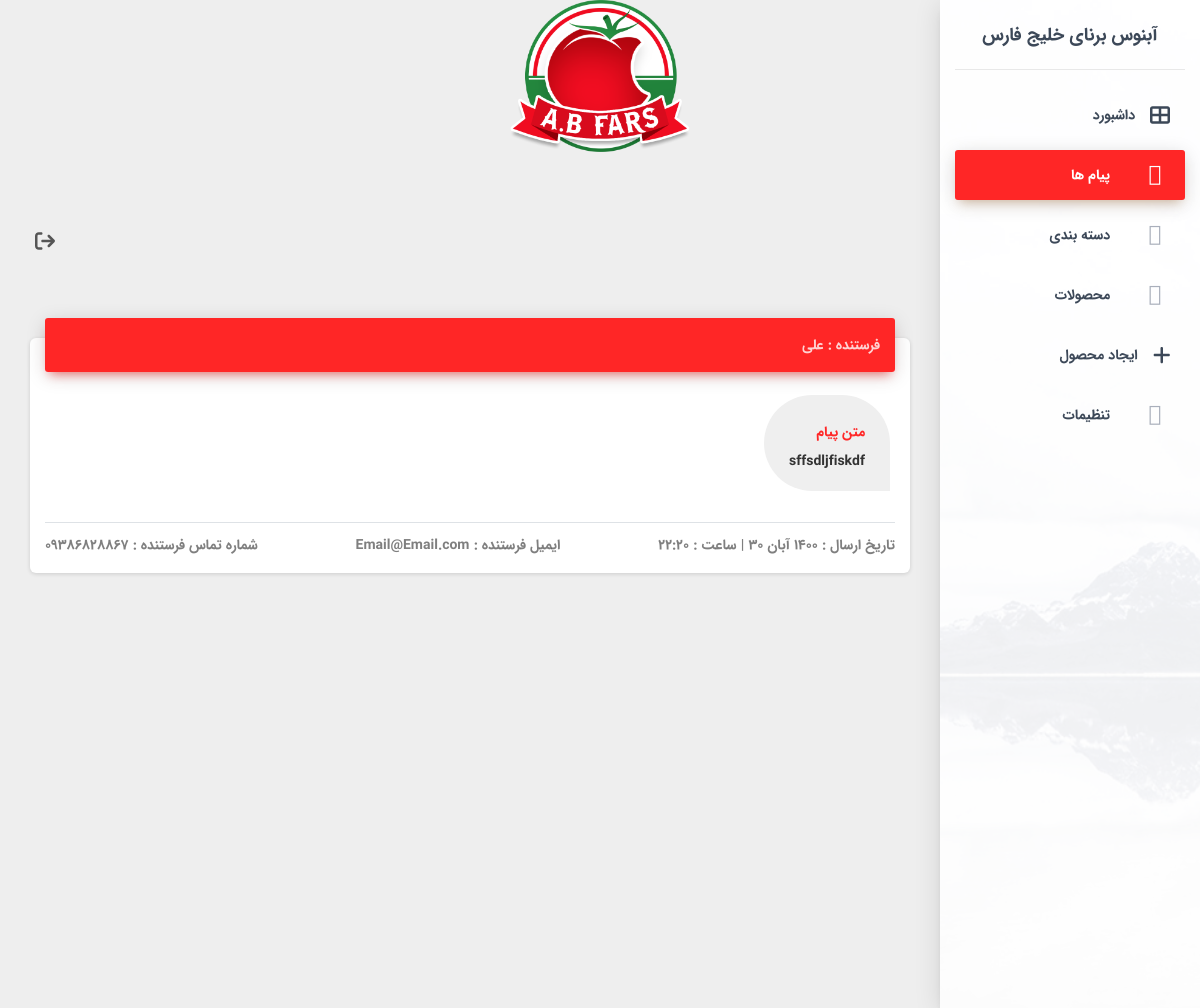
Page /fa/staff/message/3/ (signed in) on the committed database.
### main/models.py (models this page shows, shortened)
class Message(models.Model):
    name = models.CharField(max_length=120)
    email = models.EmailField()
    phone_number = models.CharField(max_length=11)
    text = models.TextField()
    created_on = models.DateField(blank=True, null=True ,auto_now_add=True)
    created_on_time = models.TimeField(blank=True, null=True ,auto_now_add=True)
    is_read = models.BooleanField(default=False)
    def jcreated_on(self):
        return jalali_converter(self.created_on)

### staff/views.py (the view)
# urls.py: path('message/<id>/', views.staff_message, name="staff_message"),
def staff_message(request, id):
    if request.user.is_staff:
        message = get_object_or_404(Message, id=id)
        message.is_read = True
        message.save()
        ctx = {'message':message}
        return render(request, 'staff/message.html', ctx)
    else:
        return redirect("/staff/login/")

### extensions/jalali.py (called while the page is built)
    def persian_tuple(self):
        return self.persian_year, self.persian_month, self.persian_day

### extensions/utils.py (called while the page is built)
def jalali_converter(time):
	time_to_str = "{},{},{}".format(time.year, time.month, time.day)
	time_to_tuple = jalali.Gregorian(time_to_str).persian_tuple()
	j_months = ["فروردین",
		"اردیبهشت",
		"خرداد",
		"تیر",
		"مرداد",
		"شهریور",
		"مهر",
		"آبان",
		"آذر",
		"دی",
		"بهمن",
		"اسفند",]
	return "{} {} {}".format(time_to_tuple[0], j_months[time_to_tuple[1]-1], time_to_tuple[2]), time_to_tuple, f"{time_to_tuple[2]}/{time_to_tuple[1]}"

### main/context_processors.py (called while the page is built)
def setting(requet, **kwargs):
    setting = Setting.objects.first()
    random_products = Product.objects.all()
    ctx = {'setting':setting,
        'random_products':random_products,
        }
    return ctx

### main/templates/staff/message.html (shortened to what this page needs)
{% extends 'staff/base.html' %}
{% block content %}
<div class="d-none">{% block meassages %}active{% endblock %}</div>
<div class="content">
    <div class="container-fluid">
      <div class="row">
        <div class="col-md-12">
          <div class="card">
            <div class="card-header card-header-primary">
              <p class="card-category">فرستنده : {{message.name}}</p>
            </div>
            <div class="card-body">
                <div class="form-group recive">
                    <label for="ans_content" class="text-primary">متن پیام</label>
                    <div name="msg_content" class="w-100 mb-2">
                        {{message.text}}
                    </div>
                </div>
            </div>
            <div class="card-footer border-top mt-3">
                    <span class="mb-3 text-black-50">تاریخ ارسال : {{message.jcreated_on.0}} | ساعت : {{message.created_on_time|date:"G:i"}}</span>
                    <span class="mb-3 text-black-50 mr-auto">ایمیل فرستنده : {{message.email}}</span>
                    <span class="mb-3 text-black-50 mr-auto">شماره تماس فرستنده : {{message.phone_number}}</span>
            </div>
          </div>
        </div>
    </div>
</div>
{% endblock content %}

### rows in the picture
Message: name "علی", text "sffsdljfiskdf", created_on_time "22:20", email "Email@Email.com", phone_number "09386828867"
